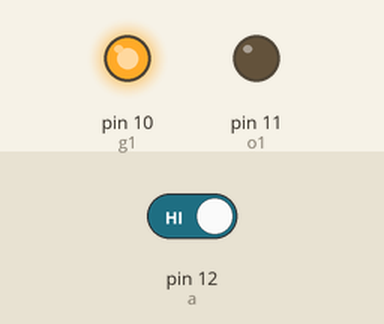
Bench run of a sketch on a simulated Arduino Uno, built with avr-gcc and run on an emulated ATmega328P. Shown: output pins drawn as LEDs (lit = HIGH). Inputs (shaded band) come from the test bench; at power-on: pin 12 (a) HIGH.

Above: at 1.2 s.
1.3 s: pin 12 (a) driven LOW
At 2.6 s:
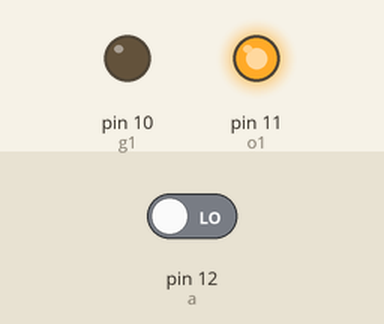
Timing chart, 0 to 4.3 s (numbered marks = the images above; inputs shaded):
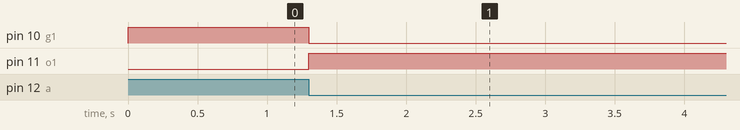

The sketch:

s1_final.ino
```cpp
int a=12,s1;
int o1=11,g1=10;


void setup()
{
  pinMode(a,INPUT);
  pinMode(o1,OUTPUT);
  pinMode(g1,OUTPUT);
  digitalWrite(g1,HIGH);

}


void loop()
{
  s1=digitalRead(a);
  if(s1==LOW)
  {
    digitalWrite(o1,HIGH);
    digitalWrite(g1,LOW);

  }

}
```

Measured:
- after the input at 1.3 s, pin 10 (g1): HIGH → LOW at once; pin 11 (o1): LOW → HIGH at once
